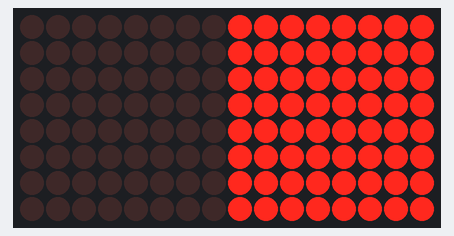
Recording of a sketch running on a simulated Arduino Uno, built with avr-gcc and run on an emulated ATmega328P. Parts: 16×8 LED matrix. Wiring (inferred from the names in the program): 2 × MAX7219 LED driver (orientation assumed): CS pin 10. What the sketch prints to the serial monitor is not drawn.

Above: at 1.2 s.

The sketch:

read_flight_data.ino
```cpp
/*
Authors:
  Hopkinsville Community College Balloon Sat Team
  Jacob Henson
Hopkinsville Community College Balloon Sat
Last Modified: 04/17/2015
Based on the SPI example
*/

#include "SPI.h"
#include <EEPROM.h>
#define DATAOUT 11//MOSI
#define DATAIN  12//MISO
#define SPICLOCK  13//sck
#define SLAVESELECT 10//ss

//opcodes
#define WREN  6
#define WRDI  4
#define RDSR  5
#define WRSR  1
#define READ  3
#define WRITE 2


byte clr;
int address=0;
int array_index =0;
//data buffer
char buffer [128];

void fill_buffer()
{
  for (int I=0;I<128;I++)
  {
    buffer[I]=I;
  }
}


char spi_transfer(volatile char data)
{
  SPDR = data;                    // Start the transmission
  while (!(SPSR & (1)))     // Wait the end of the transmission
  {
  };
  return SPDR;                    // return the received byte
}

unsigned long bit_shift_left(byte b , int shift)
{
   return ((unsigned long)b << shift);
}
byte read_spi_eeprom(unsigned int EEPROM_address)
{
  //READ EEPROM
  float data;
  digitalWrite(SLAVESELECT,LOW);
  SPI.transfer(READ); //transmit read opcode
  SPI.transfer((char)(EEPROM_address>>8));   //send MSByte address first
  SPI.transfer((char)(EEPROM_address));      //send LSByte address
  data = SPI.transfer(0xFF); //get data byte
  digitalWrite(SLAVESELECT,HIGH); //release chip, signal end transfer
  return data;
}
void print_header(boolean print_calculated){
  Serial.print("address");
  if(!print_calculated)
    Serial.print(",temp >> 8");
  Serial.print(",temp");
  if(!print_calculated)
    Serial.print(",IR >> 8");
  Serial.print(",IR");
  if(!print_calculated)
    Serial.print(",Humid >> 8");
  Serial.print(",Humid");
  if(!print_calculated){
    Serial.print(",pressure >> 24");
    Serial.print(",pressure >> 16");
    Serial.print(",pressure >> 8");
  }
  Serial.print(",pressure");
  if(!print_calculated)
    Serial.print(",dtemp >> 8");
  Serial.print(",dtemp");
  if(!print_calculated){
    Serial.print(",time >> 24");
    Serial.print(",time >> 16");
    Serial.print(",time >> 8");
  }
  Serial.println(",time");
}
unsigned int get_last_written_address(){
  byte address0 = EEPROM.read(0);
  byte address1 = EEPROM.read(1);
  byte full_check = EEPROM.read(2);

  //Check to see if SPI EEPROM has been marked as full
if(full_check == 0)
{
  return 32768;
}
  //Check to see if SPI EEPROM is marked as cleared
  if (address0 == 255 && address1 == 255)
  {
      return 0;
  }
  return bit_shift_left(address0 , 8) + address1;

}
void print_data(unsigned int last_address,boolean print_calculated){

//  if(last_address <= 0){
//    Serial.println("Invalid Address: the last address can not be zero or less");
//    return;
//  }
//  if(last_address >32768){
//    Serial.println("Invalid Address: the last address can not be greater than 32768");
//    return;
//  }

  byte array_data_0;
  byte array_data_1;
  byte array_data_2;
  byte array_data_3;
  byte array_data_4;
  byte array_data_5;
  byte array_data_6;
  byte array_data_7;
  byte array_data_8;
  byte array_data_9;
  byte array_data_10;
  byte array_data_11;
  byte array_data_12;
  byte array_data_13;
  byte array_data_14;
  byte array_data_15;
    for (unsigned int i = 0; i <= last_address && i>=0; i+=16) {
      array_data_0 =   read_spi_eeprom(i);
      array_data_1 =   read_spi_eeprom(i+1);
      array_data_2 =   read_spi_eeprom(i+2);
      array_data_3 =   read_spi_eeprom(i+3);
      array_data_4 =   read_spi_eeprom(i+4);
      array_data_5 =   read_spi_eeprom(i+5);
      array_data_6 =   read_spi_eeprom(i+6);
      array_data_7 =   read_spi_eeprom(i+7);
      array_data_8 =   read_spi_eeprom(i+8);
      array_data_9 =   read_spi_eeprom(i+9);
      array_data_10 =  read_spi_eeprom(i+10);
      array_data_11 =  read_spi_eeprom(i+11);
      array_data_12 =  read_spi_eeprom(i+12);
      array_data_13 =  read_spi_eeprom(i+13);
      array_data_14 =  read_spi_eeprom(i+14);
      array_data_15 =  read_spi_eeprom(i+15);


        Serial.print(i);//print address
        Serial.print(",");

        //temp
        if(print_calculated){
            Serial.print(bit_shift_left(array_data_0,8) + array_data_1);
            Serial.print(",");
        }
        else{
            Serial.print(array_data_0);
            Serial.print(",");
            Serial.print(array_data_1);
            Serial.print(",");
        }//end temp

        //IR
        if(print_calculated){
            Serial.print(bit_shift_left(array_data_2 , 8) + array_data_3);
            Serial.print(",");
        }
        else{
            Serial.print(array_data_2);
            Serial.print(",");
            Serial.print(array_data_3);
            Serial.print(",");
        }//end IR

        //Humid
        if(print_calculated){
            Serial.print(bit_shift_left(array_data_4 , 8) + array_data_5, DEC);
            Serial.print(",");
        }
        else{
            Serial.print(array_data_4, DEC);
            Serial.print(",");
            Serial.print(array_data_5, DEC);
            Serial.print(",");
        }//end Humid

        //pressure
        if(print_calculated){
            Serial.print(bit_shift_left(array_data_6 , 24) + bit_shift_left(array_data_7 , 16) + bit_shift_left(array_data_8 , 8) + array_data_9, DEC);
            Serial.print(",");
        }
        else{
            Serial.print(array_data_6, DEC);
            Serial.print(",");
            Serial.print(array_data_7, DEC);
            Serial.print(",");
            Serial.print(array_data_8, DEC);
            Serial.print(",");
            Serial.print(array_data_9, DEC);
            Serial.print(",");
        }//end pressure

        //temperature
        if(print_calculated){
            Serial.print(bit_shift_left(array_data_10 , 8) + array_data_11, DEC);
            Serial.print(",");
        }
        else{
            Serial.print(array_data_10, DEC);
            Serial.print(",");
            Serial.print(array_data_11, DEC);
            Serial.print(",");
        }//end temperature

        //time
        if(print_calculated){
            Serial.println(bit_shift_left(array_data_12 , 24) + bit_shift_left(array_data_13 , 16) + bit_shift_left(array_data_14 , 8) + array_data_15, DEC);
        }
        else{
            Serial.print(array_data_12, DEC);
            Serial.print(",");
            Serial.print(array_data_13, DEC);
            Serial.print(",");
            Serial.print(array_data_14, DEC);
            Serial.print(",");
            Serial.println(array_data_15, DEC);
        }//end time

      }// end for
}//end print_data


void setup() {
  Serial.begin(9600);

  pinMode(DATAOUT, OUTPUT);
  pinMode(DATAIN, INPUT);
  pinMode(SPICLOCK,OUTPUT);
  pinMode(SLAVESELECT,OUTPUT);
  digitalWrite(SLAVESELECT,HIGH); //disable device

  SPCR = SPCR = (1<<SPE)|(1<<MSTR);
  clr=SPSR;
  clr=SPDR;
  delay(10);
  Serial.println();
  Serial.println();
  delay(1000);

  boolean print_calculated = false;
  unsigned int last_address = get_last_written_address();

  Serial.print("Last Array Address: ");
  Serial.println(last_address);

  print_header(print_calculated);
  print_data(last_address,print_calculated);


}

void loop() {
    digitalWrite(5, HIGH);//red
    delay(500);
    digitalWrite(6, HIGH);//blue
    delay(500);
    digitalWrite(7, HIGH);//green
    delay(1000);
    digitalWrite(5, LOW);//red
    delay(500);
    digitalWrite(6, LOW);//blue
    delay(500);
    digitalWrite(7, LOW);//green
    delay(1000);
}
```
